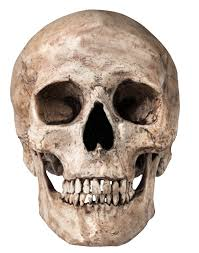
#> input picture Y4 Spring/COMP3065 CV/Labs/lab03/skull.jpg, 199 x 253 px
$ python lab03_sol.py   (older library calls are emulated)
#> lines starting #> are read from the running program, lines starting #| are printed output that depends on the picture; after the words box and inside, x2 and y2 are one past the last pixel; in counts of white or black regions, pixels touching at a corner belong together
#%%
import cv2
import numpy as np
from matplotlib import pyplot as plt
from mpl_toolkits.mplot3d import axes3d

img = cv2.imread('skull.jpg')
#> img is the input picture: shape (253, 199, 3); mean B, G, R 171.7, 181.8, 195.1
gray = cv2.cvtColor(img, cv2.COLOR_BGR2GRAY)
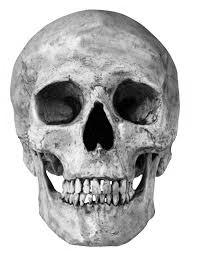
#> gray: shape (253, 199); min 0, max 255, mean 184.6

sobelx = cv2.Sobel(gray, cv2.CV_64F, 1, 0, ksize=3)
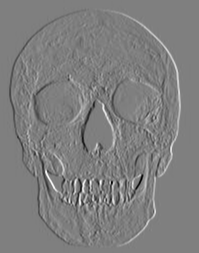
#> sobelx: shape (253, 199) float64; min -973, max 980, mean 0; drawn with min black and max white
sobely = cv2.Sobel(gray, cv2.CV_64F, 0, 1, ksize=3)
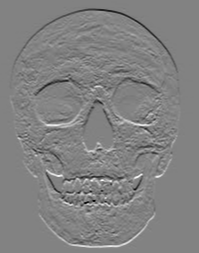
#> sobely: shape (253, 199) float64; min -886, max 850, mean 0; drawn with min black and max white

## Dominant orientation of a patch

# We take a random patch in the original image
cursor = np.array([30,40]) # center of the patch should be between patchsize/2 and image size - patchsize/2
patchsize = 15
gxPatch = sobelx[cursor[0]-patchsize//2:cursor[0]+patchsize//2, cursor[1]-patchsize//2:cursor[1]+patchsize//2]
gyPatch = sobely[cursor[0]-patchsize//2:cursor[0]+patchsize//2, cursor[1]-patchsize//2:cursor[1]+patchsize//2]

# Compute dominant direction of the patch
sumIx = gxPatch.mean()
#> sumIx = -34.31
sumIy = gyPatch.mean()
#> sumIy = -41.04
patchHessian = np.array([[sumIx**2, sumIx*sumIy], [sumIx*sumIy, sumIy**2]])
#> patchHessian = [[1177.3, 1408], [1408, 1683.9]]
error, direction = np.linalg.eig(patchHessian)
#> error = [0, 2861.2]; direction = [[-0.767, -0.641], [0.641, -0.767]]
directionU = direction[:, np.argsort(error)][0,1] # last column is the dominant direction
#> directionU = -0.641
directionV = direction[:, np.argsort(error)][1,1]
#> directionV = -0.767

# To make visualization simple, we draw the rotated patch window instead of actual extract the patch
# rotate the patch window (4 corner points) to along with the dominant direction
# since the eigen vector has unit vector length
sinTheta = directionV
#> sinTheta = -0.767
cosTheta = directionU
#> cosTheta = -0.641
# rotation matrix
R = np.array([[cosTheta, -sinTheta], [sinTheta, cosTheta]])
#> R = [[-0.641, 0.767], [-0.767, -0.641]]
pts = np.array([np.dot(R, [-patchsize//2, -patchsize//2]) + cursor,
                np.dot(R, [-patchsize//2, +patchsize//2]) + cursor,
                np.dot(R, [+patchsize//2, +patchsize//2]) + cursor,
                np.dot(R, [+patchsize//2, -patchsize//2]) + cursor], np.int32)
#> pts = [[28, 51], [40, 41], [30, 30], [19, 39]]
pts.reshape((-1, 1, 2))
# draw the rotated window and dominant direction
img1 = img.copy()
img1 = cv2.polylines(img1, [pts], True, (0, 0, 255), 2, cv2.LINE_AA)
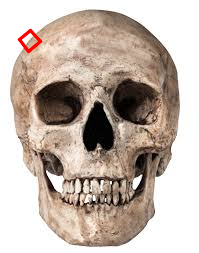
#> img1: shape (253, 199, 3); 0.51% of pixels changed, all inside (x1, y1, x2, y2) = (17, 28, 43, 54)
pt = [int(directionU*15), int(directionV*15)] + cursor
#> pt = [21, 29]
# pt = [int(directionU), int(directionV)] + cursor
img1 = cv2.line(img1, tuple(cursor), tuple(pt), (255,0,0), 2)
#> img1: shape (253, 199, 3); 0.11% of pixels changed, all inside (x1, y1, x2, y2) = (20, 28, 32, 42)
# img1 = cv2.line(img1, tuple(cursor), tuple([15,15]), (255,0,0), 2)

plt.figure()
plt.imshow(img1)

#%%
## Keypoint descriptor

# compute the gradient's magnitude as well as their orientation. Note that
# this time we make use of atan
gradNorm = (gxPatch**2+gyPatch**2)**0.5
gradOrient = np.arctan2(gyPatch, gxPatch)

# divide the range [-pi,pi)to 8 segments
binsize = 2*np.pi/8
bin = np.arange(-np.pi, np.pi, binsize)

# weight the orientation
weights = np.zeros(len(bin))
for i in range(len(bin)-1):
    weights[i] = np.sum(np.sum(gradNorm[(gradOrient>=bin[i]-binsize/2) & (gradOrient<bin[i]+binsize/2)]))
#> after the loop, weights = [405.8, 12161.5, 435.8, 379.7, 561.9, 1176, 992.4, 0]
# weights[0] += np.sum(np.sum(gradNorm[gradOrient>=bin[-1]+binsize/2]));
weights = weights/weights.max() # normalise it
#> weights = [0.0334, 1, 0.0358, 0.0312, 0.0462, 0.0967, 0.0816, 0]

# visualise the weights over the orientations
X = np.zeros(len(weights))
#> X = [0, 0, 0, 0, 0, 0, 0, 0]
Y = X
#> Y = [0, 0, 0, 0, 0, 0, 0, 0]
scaledWeights = 1-np.exp(-weights)
#> scaledWeights = [0.0328, 0.632, 0.0352, 0.0307, 0.0452, 0.0922, 0.0784, 0]
plt.figure()
# scaledWeights * np.cos(bin) is element-wise multiplication
plt.subplot(1,2,1), plt.quiver(X, Y, scaledWeights*np.cos(bin), -scaledWeights*np.sin(bin), scale=1)
plt.axis('scaled')

# You can also view the weights as a barchart
# plt.figure()
objects = ('-pi','-pi*3/4','-pi/2','-pi/4','0','pi/4','pi/2','pi*3/4','pi')
y_pos = np.arange(len(weights))
#> y_pos = [0, 1, 2, 3, 4, 5, 6, 7]
plt.subplot(1,2,2)
plt.bar(y_pos, weights, align='center', alpha=0.5)
#> (the run stopped early here; a loop or call above may not have finished)
